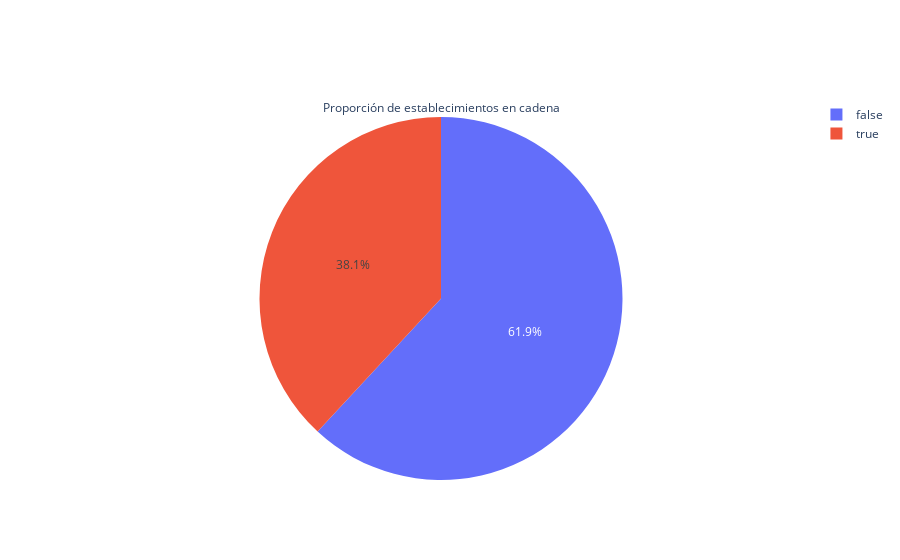

Notebook source saved alongside this figure:
### Code cell
#graficando la proporción de establecimientos en cadena e independientes
is_chain = list(chain_ratio["is_chain"])
quantity = list(chain_ratio["quantity"])
fig = go.Figure(data = [go.Pie(labels = is_chain, values = quantity, title="Proporción de establecimientos en cadena")])
fig.show()

### Figure 1 — Plotly figure (JSON) as saved in the notebook; plotly's stock layout.template omitted (floating-point values rounded to 4 significant figures)
{"data": [{"labels": [false, true], "title": {"text": "Proporción de establecimientos en cadena"}, "type": "pie", "values": [5972, 3676]}], "layout": {}}
